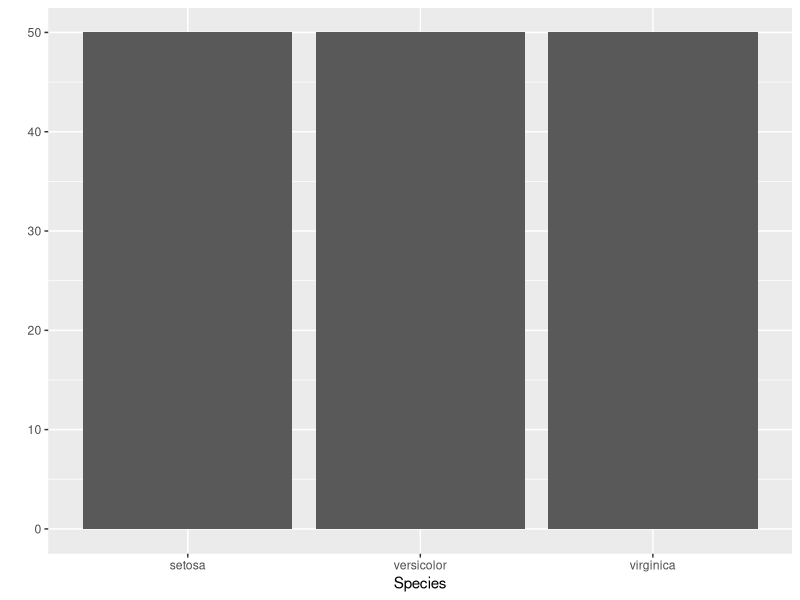

Recreate this plot in R. (Note: this script raises an error after producing the figure.)
## ---- chunk 1

# check out the structure of iris


# display the first 10 rows of iris


# use the ggplot2 package
library(ggplot2)


# draw a barplot


## ---- chunk 2

# check out the structure of iris
str(iris)

# display the first 10 rows of iris
head(iris, n=10)

# use the ggplot2 package
library(ggplot2)

# draw a barplot
qplot(x=Species,data=iris)

## ---- chunk 3

# Test whether the function str is called with the correct argument, object
test_function("str", args = "object")

# Test whether the student correctly called head()
test_function("head", args = c("x","n") )

# test qplot()
test_function("qplot",args=c("x","data") )


# It's always smart to include the following line of code at the end of your SCTs
# It will check whether executing the student's code resulted in an error, 
# and if so, will cause the exercise to fail
test_error()

# Final message the student will see upon completing the exercise
success_msg("Good work!")
